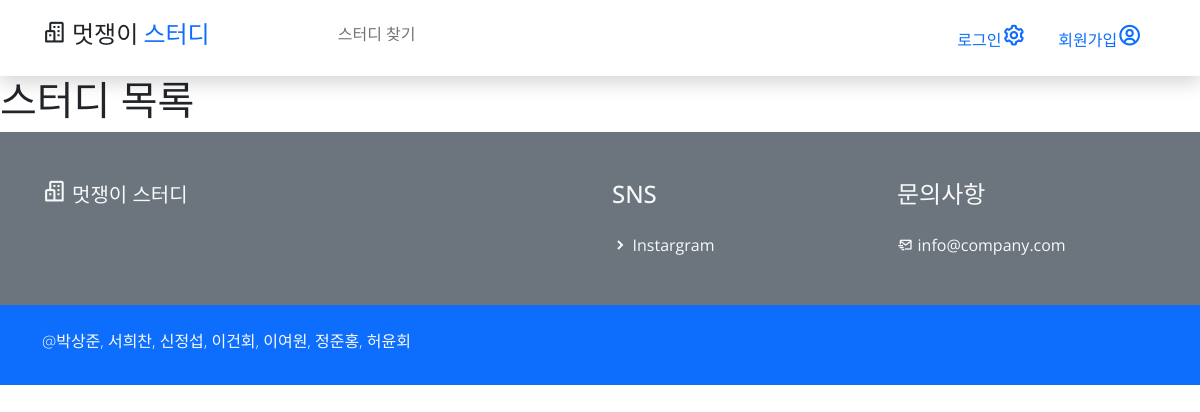
Before: /study/ with the older database file.
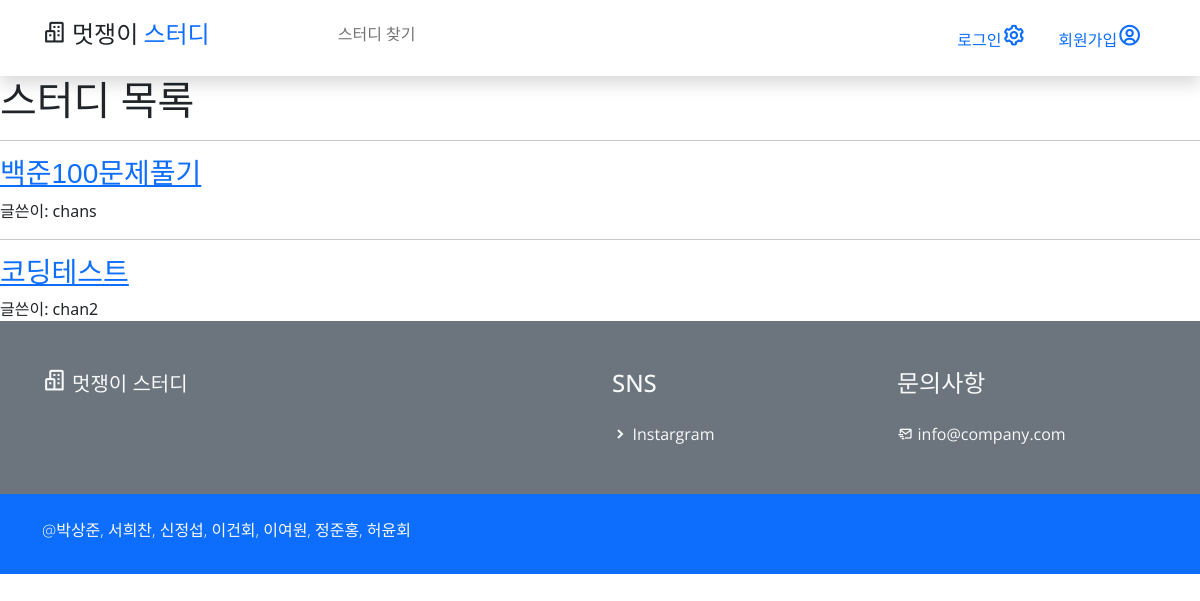
After: the same page with the newer database file.
### study/models.py (models this page shows)
class study(models.Model):
    writer = models.ForeignKey(User, on_delete=models.CASCADE)  # 작성자, User 모델 사용
    name = models.CharField(max_length=50)  # 스터디명
    section = models.CharField(max_length=30)  # 분야
    intro = models.CharField(max_length=100)  # 스터디 한줄 소개
    qualification = models.CharField(max_length=100)  # 스터디 참가 대상
    member_start = models.IntegerField(default=1)  # 모집 인원 시작
    member_end = models.IntegerField(default=1)  # 모집 인원 끝
    start_date = models.DateField()  # 활동 기간(시작일)
    due_date = models.DateField()  # 활동 기간(마감일
    body = models.TextField()  # 스터디 정보
    body = models.TextField()  # 스터디 정보
    difficulty = models.IntegerField(default=0)  # 스터디 난이도(빡센 정도 1~10으로 입력받을 예정)
    phnum = models.CharField(max_length=13)  # 대표자 연락처
    image = models.FileField(
        upload_to="image/", null=True
    )  # 스터디 관련 이미지(있으면 글 썸네일, 없으면 메인 로고가 글 썸네일)
    study_member_request = models.ManyToManyField(
        User, related_name="study_member_request", through="member_request"
    )  # 가입신청 유저들
    study_member = models.ManyToManyField(
        User, related_name="study_member", through="member"
    )  # 가입된 유저들
    is_over = models.BooleanField()

### study/views.py (the view)
# urls.py: path("", studylist, name="studylist"),  # 스터디 목록 페이지
def studylist(request):
    posts = study.objects.all()
    return render(request, "study/studylist.html", {"posts": posts})

### study/templates/study/studylist.html
{% extends 'base.html' %}
{% load static %}
{% block content %}
<h1>스터디 목록</h1>
<section>
{%for post in posts%}
<hr>
<div>
    <a href="{%url 'study:detail' post.id%}"><h3 style="font-family: 'Nanum Gothic Coding', sans-serif;">{{post.name}}</h3></a>
    글쓴이: {{post.writer}}
</div>
{%endfor%}
</section>
{% endblock %}

### mut_study/templates/base.html (shortened to what this page needs)
<!DOCTYPE html>
{% load static %}
<html lang="en">
<head>
    <link href="{% static 'css/bootstrap.min.css' %}" rel="stylesheet">
    <link href="{% static 'css/boxicon.min.css' %}" rel="stylesheet">
    <link rel="stylesheet" href="{% static 'css/templatemo.css' %}">
    <link rel="stylesheet" href="{% static 'css/custom.css' %}">
    <link href="https://cdnjs.cloudflare.com/ajax/libs/font-awesome/5.13.0/css/all.min.css" rel="stylesheet">
    <link href="https://cdn.jsdelivr.net/npm/bootstrap@5.1.2/dist/css/bootstrap.min.css" rel="stylesheet">
</head>
<body>
    {% include 'shared/navbar.html' %}
    {% block content %}
    {% endblock %}
    {% include 'shared/footer.html' %}
</body>
</html>

### mut_study/templates/shared/navbar.html (shortened to what this page needs)
<nav id="main_nav" class="navbar navbar-expand-lg navbar-light bg-white shadow">
    <div class="container d-flex justify-content-between align-items-center">
        <a class="navbar-brand h1" href="{% url 'main:showmain' %}">
            <i class='bx bx-buildings bx-sm text-dark'></i>
            <span class="text-dark h4">멋쟁이</span> <span class="text-primary h4">스터디</span>
        </a>
        <div class="align-self-center collapse navbar-collapse flex-fill  d-lg-flex justify-content-lg-between" id="navbar-toggler-success">
            <div class="flex-fill mx-xl-5 mb-2">
                <ul class="nav navbar-nav d-flex justify-content-between mx-xl-5 text-center text-dark">
                    <li class="nav-item">
                        <a class="nav-link btn-outline-primary rounded-pill px-3" href="{% url 'study:studylist' %}">스터디 찾기</a>
                    </li>
                </ul>
            </div>
            <div class="navbar align-self-center d-flex">
                {% if user.is_authenticated %}
                <a class="nav-link" href="{% url 'account_logout' %}">로그아웃<i class='bx bx-cog bx-sm text-primary'></i></a>
                {% else %}
                <a class="nav-link" href="{% url 'account_login' %}">로그인<i class='bx bx-cog bx-sm text-primary'></i></a>
                <a class="nav-link" href="{% url 'account_signup' %}">회원가입<i class='bx bx-user-circle bx-sm text-primary'></i></a>
                {% endif %}
            </div>
        </div>
    </div>
</nav>

### mut_study/templates/shared/footer.html (shortened to what this page needs)
<footer class="bg-secondary pt-4">
    <div class="container">
        <div class="row py-4">
            <div class="col-lg-3 col-12 align-left">
                <a class="navbar-brand" href="{% url 'main:showmain' %}">
                    <i class='bx bx-buildings bx-sm text-light'></i>
                    <span class="text-light h5">멋쟁이</span> <span class="text-light h5 semi-bold-600">스터디</span>
                </a>
            </div>
            <div class="col-lg-3 col-md-4 my-sm-0 mt-4">
                <h3 class="h4 pb-lg-3 text-light light-300"></h2>
            </div>
            <div class="col-lg-3 col-md-4 my-sm-0 mt-4">
                <h2 class="h4 pb-lg-3 text-light light-300">SNS</h2>
                <ul class="list-unstyled text-light light-300">
                    <li class="pb-2">
                        <i class='bx-fw bx bxs-chevron-right bx-xs'></i><a class="text-decoration-none text-light py-1" href="#">Instargram</a>
                    </li>
                </ul>
            </div>
            <div class="col-lg-3 col-md-4 my-sm-0 mt-4">
                <h2 class="h4 pb-lg-3 text-light light-300">문의사항</h2>
                <ul class="list-unstyled text-light light-300">
                    <li class="pb-2">
                        <i class='bx-fw bx bx-mail-send bx-xs'></i><a class="text-decoration-none text-light py-1" href="mailto:info@company.com">info@company.com</a>
                    </li>
                </ul>
            </div>
        </div>
    </div>
    <div class="w-100 bg-primary py-3">
        <div class="container">
            <div class="row pt-2">
                <div class="col-lg-6 col-sm-12">
                    <p class="text-lg-start text-center text-light light-300">
                        @박상준, 서희찬, 신정섭, 이건회, 이여원, 정준홍, 허윤회
                    </p>
                </div>
            </div>
        </div>
    </div>
</footer>

### mut_study/static/css/templatemo.css (style rules this page uses)
html { font-family: 'Open Sans', sans-serif; }
p, a { font-weight: 400; }
.light-300 { font-family: 'Open Sans', sans-serif !important; font-weight: 300; }
.semi-bold-600 { font-family: 'Open Sans', sans-serif !important; font-weight: 600; }

Changed rows visible on the page:
added study: name "백준100문제풀기", writer "chans"
added study: name "코딩테스트", writer "chan2"
